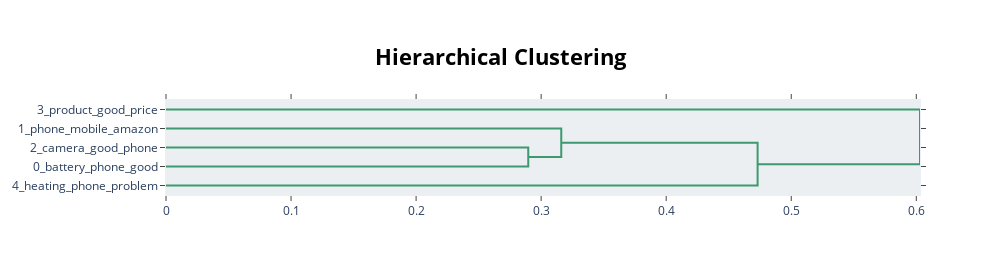

The cell this chart's notebook holds for it:
### Code cell
# Or, to visualize hierarchical relationships between topics
topic_model.visualize_hierarchy()

### Figure 1 — Plotly figure (JSON) as saved in the notebook; plotly's stock layout.template omitted (floating-point values rounded to 4 significant figures)
{"data": [{"hoverinfo": "text", "marker": {"color": "rgb(61,153,112)"}, "mode": "lines", "type": "scatter", "x": [0, 0.2897, 0.2897, 0], "xaxis": "x", "y": [-25, -25, -35, -35], "yaxis": "y"}, {"hoverinfo": "text", "marker": {"color": "rgb(61,153,112)"}, "mode": "lines", "type": "scatter", "x": [0, 0.3161, 0.3161, 0.2897], "xaxis": "x", "y": [-15, -15, -30, -30], "yaxis": "y"}, {"hoverinfo": "text", "marker": {"color": "rgb(61,153,112)"}, "mode": "lines", "type": "scatter", "x": [0.3161, 0.4731, 0.4731, 0], "xaxis": "x", "y": [-22.5, -22.5, -45, -45], "yaxis": "y"}, {"hoverinfo": "text", "marker": {"color": "rgb(61,153,112)"}, "mode": "lines", "type": "scatter", "x": [0, 0.603, 0.603, 0.4731], "xaxis": "x", "y": [-5, -5, -33.75, -33.75], "yaxis": "y"}], "layout": {"autosize": false, "height": 275, "hoverlabel": {"bgcolor": "white", "font": {"family": "Rockwell", "size": 16}}, "hovermode": "closest", "plot_bgcolor": "#ECEFF1", "showlegend": false, "title": {"font": {"color": "Black", "size": 22}, "text": "<b>Hierarchical Clustering</b>", "x": 0.5, "xanchor": "center", "yanchor": "top"}, "width": 1000, "xaxis": {"autorange": true, "mirror": "allticks", "range": [0, 0.603], "rangemode": "tozero", "showgrid": false, "showline": true, "showticklabels": true, "ticks": "outside", "type": "linear", "zeroline": false}, "yaxis": {"mirror": "allticks", "range": [-50, 0], "rangemode": "tozero", "showgrid": false, "showline": true, "showticklabels": true, "tickmode": "array", "ticks": "outside", "ticktext": ["3_product_good_price", "1_phone_mobile_amazon", "2_camera_good_phone", "0_battery_phone_good", "4_heating_phone_problem"], "tickvals": [-5, -15, -25, -35, -45], "type": "linear", "zeroline": false}}}
